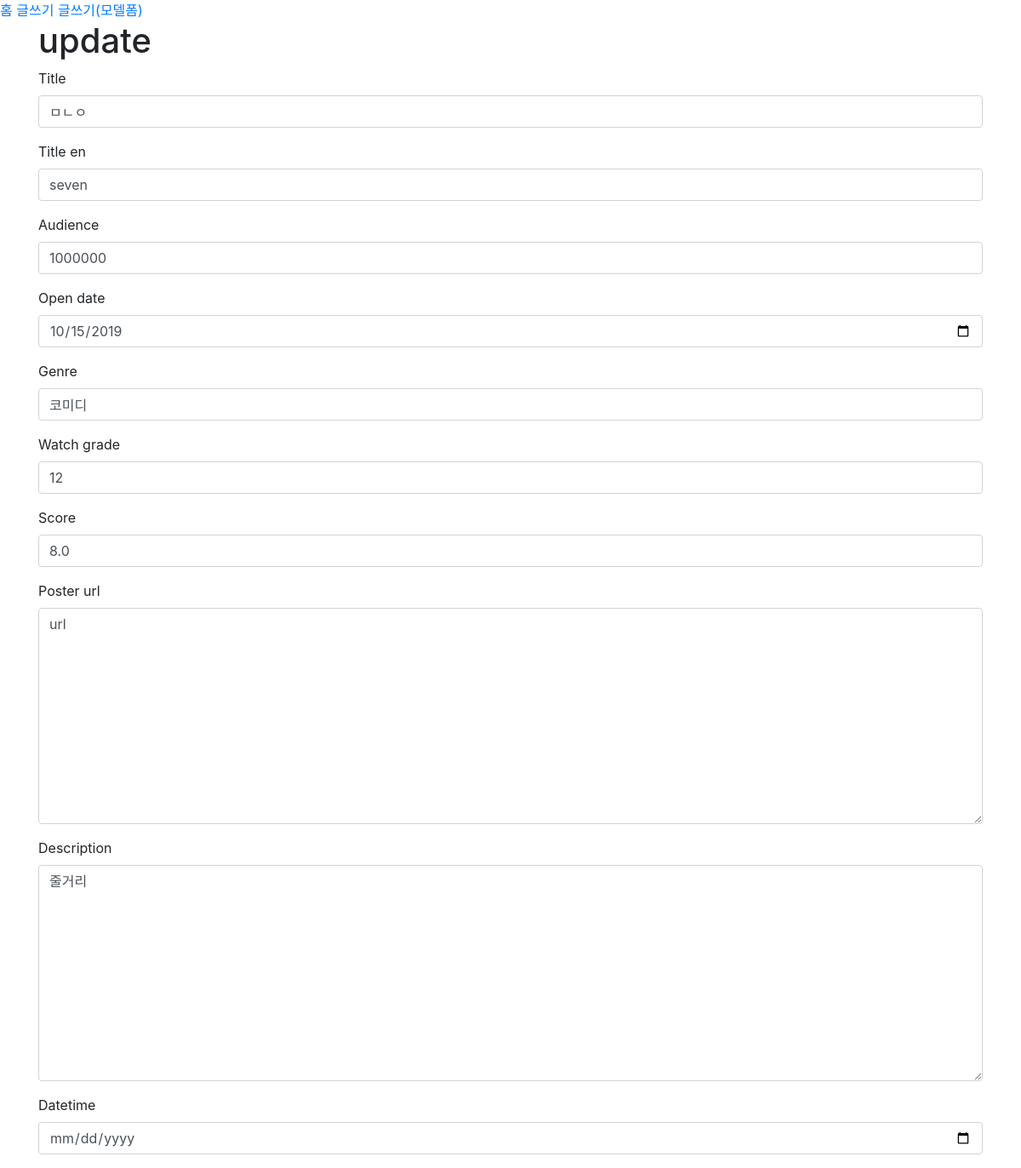
Page /movies/2/update-model-form/ on the earlier database version.
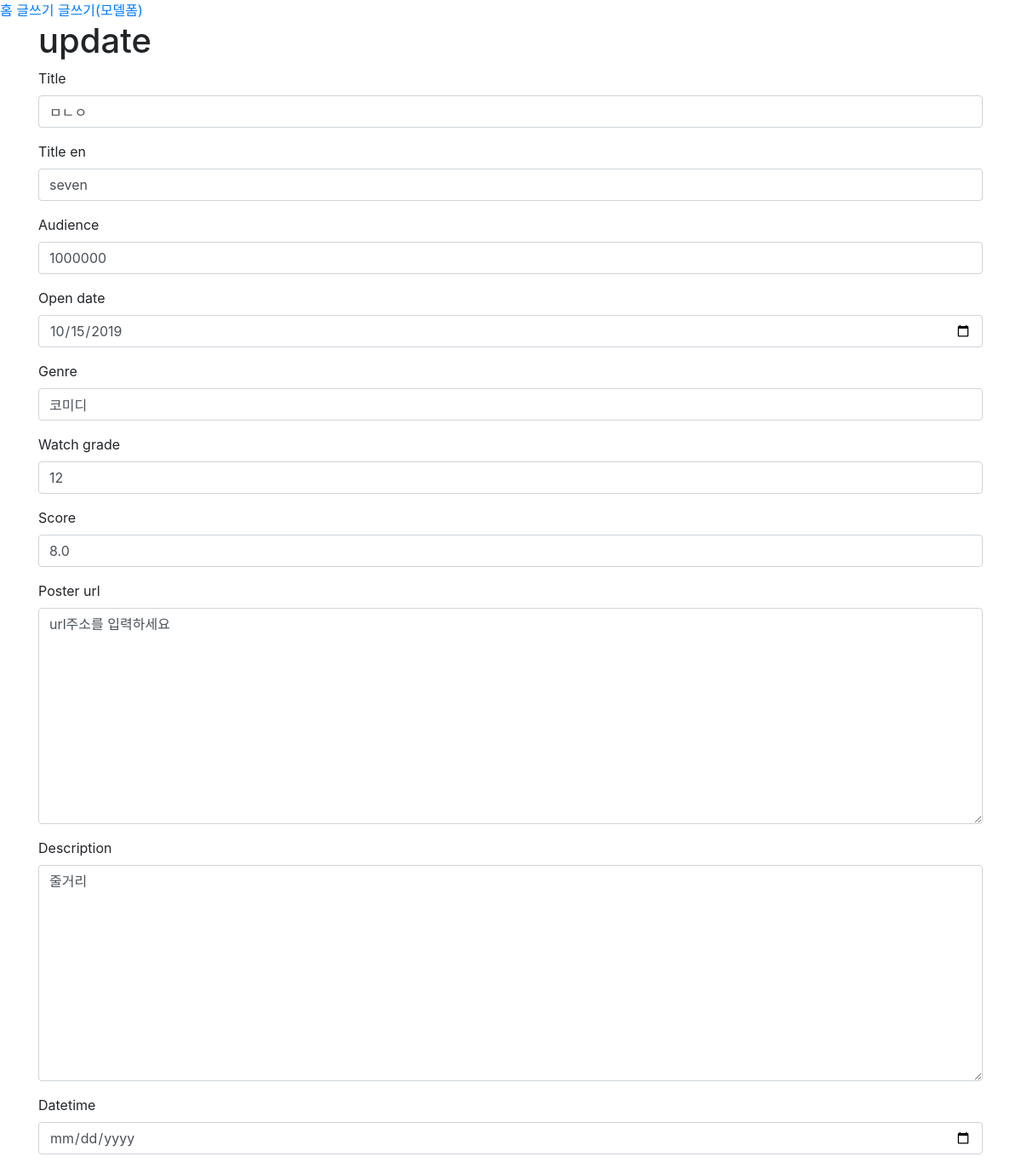
Same page on the later database version.
### movies/models.py (models this page shows)
class Movie(models.Model):
    title = models.CharField(max_length=100)
    title_en = models.CharField(max_length=100)
    audience = models.IntegerField()
    open_date = models.DateField()
    genre = models.CharField(max_length=100)
    watch_grade = models.CharField(max_length=100)
    score = models.FloatField()
    poster_url = models.TextField()
    description = models.TextField()

### movies/views.py (the view)
def update_model_form(request, id):
    movie = get_object_or_404(Movie, id=id)
    if request.method == "POST":
        form = MovieModelForm(request.POST)
        if form.is_valid():
            form.save()
            return redirect('movies:detail', id)
    else:
        form = MovieModelForm(instance=movie)
    context = {
        'form': form
    }
    return render(request, 'form.html', context)

### movies/forms.py
class MovieModelForm(forms.ModelForm):
    open_date = forms.DateField(widget=forms.DateInput(attrs={'type': 'date'}))
    datetime = forms.DateField(widget=forms.DateInput(attrs={'type': 'date'}))
    class Meta:
        model = Movie
        fields = '__all__'

### movies/templates/form.html (shortened to what this page needs)
{% extends 'base.html' %}
{% load bootstrap4 %}
{% block body %}
  {% if request.resolver_match.url_name == "create_model_form" %}
    <h1>create</h1>
  {% else %}
    <h1>update</h1>
  {% endif %}
  <form action="" method="POST">
    {% bootstrap_form form %}
  </form>
{% endblock %}

Differences in the rows shown:
changed Movie "ㅁㄴㅇ": poster_url "url" → "url주소를 입력하세요"
